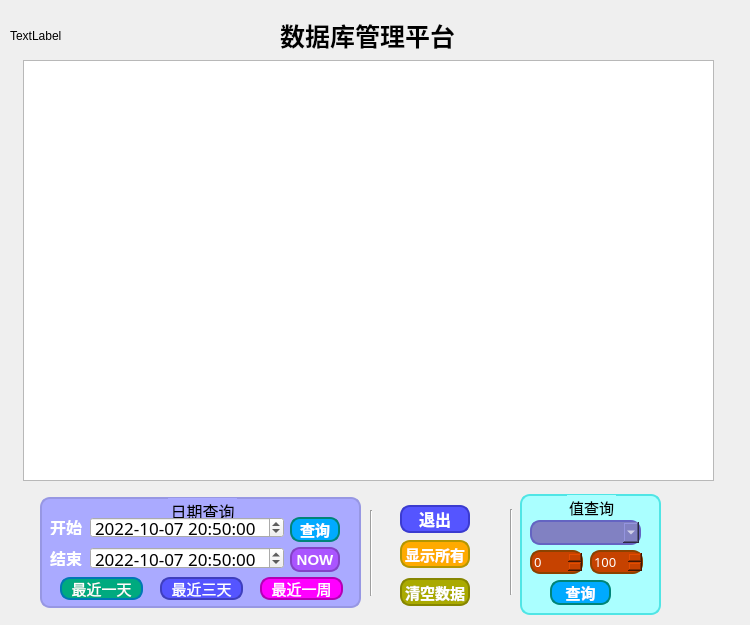
<?xml version="1.0" encoding="UTF-8"?>
<ui version="4.0">
 <class>database</class>
 <widget class="QWidget" name="database">
  <property name="geometry">
   <rect>
    <x>0</x>
    <y>0</y>
    <width>750</width>
    <height>625</height>
   </rect>
  </property>
  <property name="windowTitle">
   <string>Form</string>
  </property>
  <widget class="QTableView" name="tableView">
   <property name="geometry">
    <rect>
     <x>23</x>
     <y>60</y>
     <width>691</width>
     <height>421</height>
    </rect>
   </property>
   <property name="styleSheet">
    <string notr="true"/>
   </property>
  </widget>
  <widget class="QLabel" name="icon">
   <property name="geometry">
    <rect>
     <x>470</x>
     <y>20</y>
     <width>35</width>
     <height>35</height>
    </rect>
   </property>
   <property name="styleSheet">
    <string notr="true">border-image: url(:/data_nie.png);</string>
   </property>
   <property name="text">
    <string/>
   </property>
  </widget>
  <widget class="QPushButton" name="now_bt">
   <property name="geometry">
    <rect>
     <x>290</x>
     <y>547</y>
     <width>50</width>
     <height>25</height>
    </rect>
   </property>
   <property name="font">
    <font>
     <pointsize>-1</pointsize>
     <weight>75</weight>
     <bold>true</bold>
    </font>
   </property>
   <property name="styleSheet">
    <string notr="true">border:2px solid rgb(132, 66, 198);
border-radius:10px;		 
background-color: rgb(170, 85, 255);
color: rgb(255, 255, 255);
font-size:15px; 		 


</string>
   </property>
   <property name="text">
    <string>NOW</string>
   </property>
  </widget>
  <widget class="QPushButton" name="displayAll_bt">
   <property name="geometry">
    <rect>
     <x>400</x>
     <y>540</y>
     <width>70</width>
     <height>28</height>
    </rect>
   </property>
   <property name="font">
    <font>
     <pointsize>-1</pointsize>
     <weight>75</weight>
     <bold>true</bold>
    </font>
   </property>
   <property name="styleSheet">
    <string notr="true">border: 2px solid rgb(180, 150, 0);   
border-radius:10px;		 
background-color: rgb(255, 170, 0);
color: rgb(255, 255, 255);			
font-size:15px; 		 
</string>
   </property>
   <property name="text">
    <string>显示所有</string>
   </property>
  </widget>
  <widget class="QLabel" name="end_l">
   <property name="geometry">
    <rect>
     <x>50</x>
     <y>550</y>
     <width>41</width>
     <height>16</height>
    </rect>
   </property>
   <property name="font">
    <font>
     <family>楷体</family>
     <pointsize>12</pointsize>
     <weight>75</weight>
     <bold>true</bold>
    </font>
   </property>
   <property name="styleSheet">
    <string notr="true">color: rgb(255, 255, 255);</string>
   </property>
   <property name="text">
    <string>结束</string>
   </property>
  </widget>
  <widget class="QSpinBox" name="spinBox_2">
   <property name="geometry">
    <rect>
     <x>590</x>
     <y>550</y>
     <width>53</width>
     <height>24</height>
    </rect>
   </property>
   <property name="font">
    <font>
     <family>楷体</family>
     <pointsize>10</pointsize>
    </font>
   </property>
   <property name="styleSheet">
    <string notr="true">border:2px solid rgb(140, 66, 0);
border-radius:10px;		 
background-color: rgb(198, 66, 0);
color: rgb(255, 255, 255);
 


</string>
   </property>
   <property name="maximum">
    <number>100</number>
   </property>
   <property name="value">
    <number>100</number>
   </property>
  </widget>
  <widget class="QDateTimeEdit" name="dateTimeEdit">
   <property name="geometry">
    <rect>
     <x>90</x>
     <y>517</y>
     <width>194</width>
     <height>21</height>
    </rect>
   </property>
   <property name="font">
    <font>
     <family>楷体</family>
     <pointsize>13</pointsize>
    </font>
   </property>
   <property name="styleSheet">
    <string notr="true"/>
   </property>
   <property name="date">
    <date>
     <year>2022</year>
     <month>10</month>
     <day>7</day>
    </date>
   </property>
   <property name="time">
    <time>
     <hour>20</hour>
     <minute>50</minute>
     <second>0</second>
    </time>
   </property>
   <property name="displayFormat">
    <string>yyyy-MM-dd HH:mm:ss</string>
   </property>
  </widget>
  <widget class="Line" name="line_2">
   <property name="geometry">
    <rect>
     <x>510</x>
     <y>509</y>
     <width>3</width>
     <height>86</height>
    </rect>
   </property>
   <property name="orientation">
    <enum>Qt::Vertical</enum>
   </property>
  </widget>
  <widget class="QSpinBox" name="spinBox">
   <property name="geometry">
    <rect>
     <x>530</x>
     <y>550</y>
     <width>53</width>
     <height>24</height>
    </rect>
   </property>
   <property name="font">
    <font>
     <family>楷体</family>
     <pointsize>10</pointsize>
    </font>
   </property>
   <property name="styleSheet">
    <string notr="true">border:2px solid rgb(140, 66, 0);
border-radius:10px;		 
background-color: rgb(198, 66, 0);
color: rgb(255, 255, 255);
 


</string>
   </property>
   <property name="maximum">
    <number>100</number>
   </property>
  </widget>
  <widget class="QGroupBox" name="groupBox_2">
   <property name="geometry">
    <rect>
     <x>40</x>
     <y>497</y>
     <width>321</width>
     <height>111</height>
    </rect>
   </property>
   <property name="font">
    <font>
     <family>楷体</family>
     <pointsize>-1</pointsize>
    </font>
   </property>
   <property name="styleSheet">
    <string notr="true">border:2px solid rgb(151, 151, 227);
border-radius:10px;		 
background-color: rgb(170, 170, 255);
color: rgb(0, 0, 0);
font-size:16px; 		 

</string>
   </property>
   <property name="title">
    <string>日期查询</string>
   </property>
   <property name="alignment">
    <set>Qt::AlignCenter</set>
   </property>
   <widget class="QPushButton" name="currDay_bt">
    <property name="geometry">
     <rect>
      <x>20</x>
      <y>80</y>
      <width>83</width>
      <height>23</height>
     </rect>
    </property>
    <property name="styleSheet">
     <string notr="true">border:2px solid rgb(0, 120, 180);
border-radius:10px;		 
background-color: rgb(0, 170, 127);
color: rgb(255, 255, 255);
font-size:15px; 		 


</string>
    </property>
    <property name="text">
     <string>最近一天</string>
    </property>
   </widget>
   <widget class="QPushButton" name="currThDay_bt">
    <property name="geometry">
     <rect>
      <x>120</x>
      <y>80</y>
      <width>83</width>
      <height>23</height>
     </rect>
    </property>
    <property name="styleSheet">
     <string notr="true">border:2px solid rgb(63, 63, 190);
border-radius:10px;		 
background-color: rgb(85, 85, 255);
color: rgb(255, 255, 255);
font-size:15px; 		 


</string>
    </property>
    <property name="text">
     <string>最近三天</string>
    </property>
   </widget>
   <widget class="QPushButton" name="currWeek_bt">
    <property name="geometry">
     <rect>
      <x>220</x>
      <y>80</y>
      <width>83</width>
      <height>23</height>
     </rect>
    </property>
    <property name="styleSheet">
     <string notr="true">border:2px solid rgb(180, 0, 180);
border-radius:10px;		 
background-color: rgb(255, 0, 255);
color: rgb(255, 255, 255);
font-size:15px; 		 




</string>
    </property>
    <property name="text">
     <string>最近一周</string>
    </property>
   </widget>
  </widget>
  <widget class="QPushButton" name="clear_bt">
   <property name="geometry">
    <rect>
     <x>400</x>
     <y>578</y>
     <width>70</width>
     <height>28</height>
    </rect>
   </property>
   <property name="font">
    <font>
     <pointsize>11</pointsize>
     <weight>75</weight>
     <bold>true</bold>
    </font>
   </property>
   <property name="styleSheet">
    <string notr="true">border: 2px solid rgb(134, 134, 0);   
border-radius:10px;		 
background-color: rgb(170, 170, 0);
color: rgb(255, 255, 255);			
</string>
   </property>
   <property name="text">
    <string>清空数据</string>
   </property>
  </widget>
  <widget class="QPushButton" name="select_val_bt">
   <property name="geometry">
    <rect>
     <x>550</x>
     <y>580</y>
     <width>61</width>
     <height>25</height>
    </rect>
   </property>
   <property name="font">
    <font>
     <family>AcadEref</family>
     <pointsize>-1</pointsize>
     <weight>75</weight>
     <bold>true</bold>
    </font>
   </property>
   <property name="styleSheet">
    <string notr="true">border:2px solid rgb(0, 133, 120);
border-radius:10px;		 
background-color: rgb(0, 170, 255);	
color: rgb(255, 255, 255);
font-size:15px; 		 

</string>
   </property>
   <property name="text">
    <string>查询</string>
   </property>
  </widget>
  <widget class="QComboBox" name="comboBox">
   <property name="geometry">
    <rect>
     <x>530</x>
     <y>520</y>
     <width>111</width>
     <height>25</height>
    </rect>
   </property>
   <property name="font">
    <font>
     <family>楷体</family>
     <pointsize>13</pointsize>
    </font>
   </property>
   <property name="styleSheet">
    <string notr="true">border:2px solid rgb(100, 100, 194);
border-radius:10px;		 
background-color: rgb(129, 129, 194);
color: rgb(255, 255, 255);



</string>
   </property>
  </widget>
  <widget class="QPushButton" name="select_data_bt">
   <property name="geometry">
    <rect>
     <x>290</x>
     <y>517</y>
     <width>50</width>
     <height>25</height>
    </rect>
   </property>
   <property name="font">
    <font>
     <pointsize>-1</pointsize>
     <weight>75</weight>
     <bold>true</bold>
    </font>
   </property>
   <property name="styleSheet">
    <string notr="true">border:2px solid rgb(0, 133, 120);
border-radius:10px;		 
background-color: rgb(0, 170, 255);	
color: rgb(255, 255, 255);
font-size:15px; 		 


</string>
   </property>
   <property name="text">
    <string>查询</string>
   </property>
  </widget>
  <widget class="QLabel" name="start_l">
   <property name="geometry">
    <rect>
     <x>50</x>
     <y>519</y>
     <width>41</width>
     <height>16</height>
    </rect>
   </property>
   <property name="font">
    <font>
     <family>楷体</family>
     <pointsize>12</pointsize>
     <weight>75</weight>
     <bold>true</bold>
    </font>
   </property>
   <property name="styleSheet">
    <string notr="true">color: rgb(255, 255, 255);</string>
   </property>
   <property name="text">
    <string>开始</string>
   </property>
  </widget>
  <widget class="QDateTimeEdit" name="dateTimeEdit_2">
   <property name="geometry">
    <rect>
     <x>90</x>
     <y>547</y>
     <width>194</width>
     <height>22</height>
    </rect>
   </property>
   <property name="font">
    <font>
     <family>楷体</family>
     <pointsize>13</pointsize>
    </font>
   </property>
   <property name="date">
    <date>
     <year>2022</year>
     <month>10</month>
     <day>7</day>
    </date>
   </property>
   <property name="time">
    <time>
     <hour>20</hour>
     <minute>50</minute>
     <second>0</second>
    </time>
   </property>
   <property name="displayFormat">
    <string>yyyy-MM-dd HH:mm:ss</string>
   </property>
  </widget>
  <widget class="QLabel" name="title">
   <property name="geometry">
    <rect>
     <x>280</x>
     <y>10</y>
     <width>191</width>
     <height>51</height>
    </rect>
   </property>
   <property name="font">
    <font>
     <family>楷体</family>
     <pointsize>19</pointsize>
     <weight>75</weight>
     <bold>true</bold>
    </font>
   </property>
   <property name="styleSheet">
    <string notr="true">color: rgb(0, 0, 0);
</string>
   </property>
   <property name="lineWidth">
    <number>10</number>
   </property>
   <property name="text">
    <string>数据库管理平台</string>
   </property>
  </widget>
  <widget class="QPushButton" name="exit_bt">
   <property name="geometry">
    <rect>
     <x>400</x>
     <y>505</y>
     <width>70</width>
     <height>28</height>
    </rect>
   </property>
   <property name="font">
    <font>
     <pointsize>12</pointsize>
     <weight>75</weight>
     <bold>true</bold>
    </font>
   </property>
   <property name="styleSheet">
    <string notr="true">border: 2px solid rgb(59, 59, 208);   
border-radius:10px;		 
background-color: rgb(85, 85, 255);
color: rgb(255, 255, 255);			

</string>
   </property>
   <property name="text">
    <string>退出</string>
   </property>
  </widget>
  <widget class="Line" name="line">
   <property name="geometry">
    <rect>
     <x>370</x>
     <y>510</y>
     <width>3</width>
     <height>86</height>
    </rect>
   </property>
   <property name="orientation">
    <enum>Qt::Vertical</enum>
   </property>
  </widget>
  <widget class="QGroupBox" name="groupBox">
   <property name="geometry">
    <rect>
     <x>520</x>
     <y>494</y>
     <width>141</width>
     <height>121</height>
    </rect>
   </property>
   <property name="font">
    <font>
     <family>楷体</family>
     <pointsize>-1</pointsize>
    </font>
   </property>
   <property name="styleSheet">
    <string notr="true">border:2px solid rgb(80, 229, 229);
border-radius:10px;		 
background-color: rgb(170, 255, 255);
color: rgb(0, 0, 0);
font-size:15px; 		 

</string>
   </property>
   <property name="title">
    <string>值查询</string>
   </property>
   <property name="alignment">
    <set>Qt::AlignCenter</set>
   </property>
   <property name="flat">
    <bool>false</bool>
   </property>
   <property name="checkable">
    <bool>false</bool>
   </property>
  </widget>
  <widget class="QLabel" name="label">
   <property name="geometry">
    <rect>
     <x>10</x>
     <y>20</y>
     <width>271</width>
     <height>31</height>
    </rect>
   </property>
   <property name="text">
    <string>TextLabel</string>
   </property>
  </widget>
  <zorder>groupBox</zorder>
  <zorder>groupBox_2</zorder>
  <zorder>tableView</zorder>
  <zorder>icon</zorder>
  <zorder>now_bt</zorder>
  <zorder>displayAll_bt</zorder>
  <zorder>end_l</zorder>
  <zorder>spinBox_2</zorder>
  <zorder>dateTimeEdit</zorder>
  <zorder>line_2</zorder>
  <zorder>spinBox</zorder>
  <zorder>clear_bt</zorder>
  <zorder>select_val_bt</zorder>
  <zorder>comboBox</zorder>
  <zorder>select_data_bt</zorder>
  <zorder>start_l</zorder>
  <zorder>dateTimeEdit_2</zorder>
  <zorder>title</zorder>
  <zorder>exit_bt</zorder>
  <zorder>line</zorder>
  <zorder>label</zorder>
 </widget>
 <resources/>
 <connections/>
</ui>
